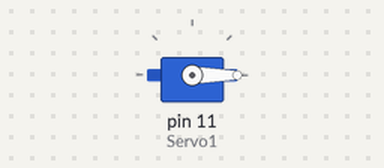
The sketch below on a simulated Arduino Uno, built with avr-gcc and run on an emulated ATmega328P. Shown: servo.

Above: at 0.1 s.
At 1.1 s:
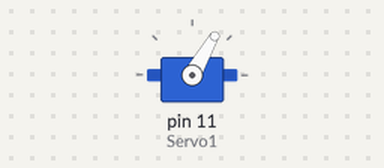
At 2.6 s:
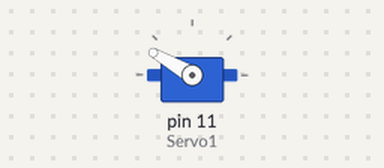
At 5.6 s:
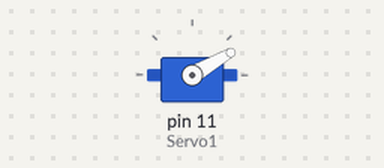
Timing chart, 0 to 7.5 s (numbered marks = the images above):
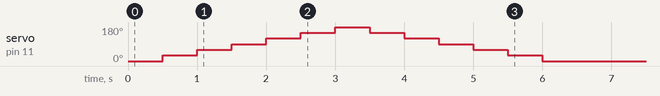

Measured:
- by itself, servo on pin 11 (Servo1): rises from 0° to 180° in 2.5 s, then falls to 0° in 3.0 s

The sketch:

Servo1.ino
```cpp
#include <Servo.h>

Servo Servo1;
void setup() {
  Servo1.attach (11);
}

int ruota = 0;
void loop() {

  while(ruota < 180){
    Servo1.write(ruota);
    ruota += 30;
    delay (500);
  }

  while(ruota <= 180){
    Servo1.write(ruota);
    ruota = ruota -  30;
    delay (500);
  }
}
```
